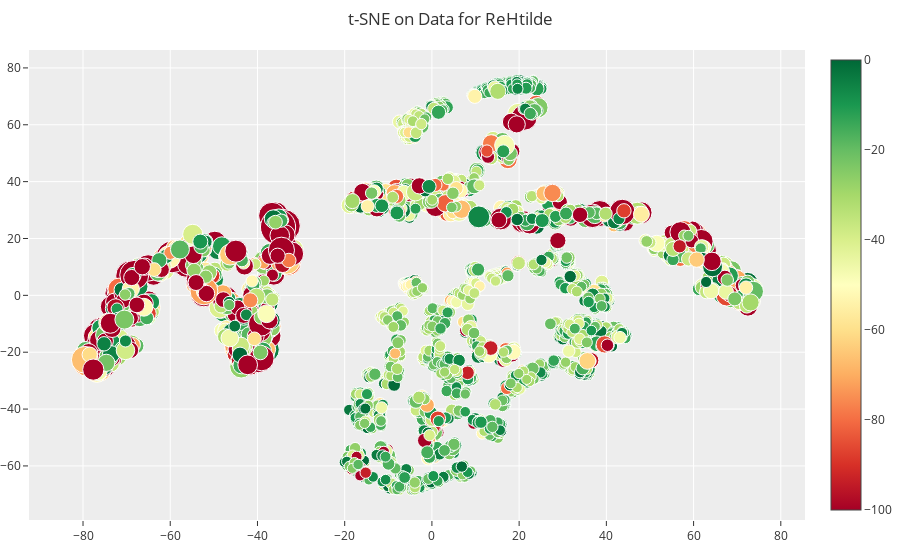

Notebook cell for this chart:
### Code cell
df["size"] = tildes
df["col"] = tilde
splot = go.Figure(data=go.Scatter(
    x = df["comp-1"],
    y = df["comp-2"],
    mode='markers',
    marker=dict(
        showscale=True,
        cmax=0,
        cmin=-100,
        size=df["size"],
        color=df["col"],                # set color to an array/list of desired values
        colorscale='RdYlGn',   # choose a colorscale
        opacity=1
        ),
    )
)

splot.update_traces
splot.update_layout(
    title = 't-SNE on Data for ReHtilde',
    template='ggplot2',
    margin=dict(r=0, b=40, l=0, t=50)
)

splot.show()

### Figure 1 — Plotly figure (JSON) as saved in the notebook; plotly's stock layout.template omitted (floating-point values rounded to 4 significant figures; data arrays with more than 128 entries replaced by an {"elided": "..."} marker saying what was removed)
{"data": [{"marker": {"cmax": 0, "cmin": -100, "color": {"elided": "3224 float values"}, "colorscale": [[0, "rgb(165,0,38)"], [0.1, "rgb(215,48,39)"], [0.2, "rgb(244,109,67)"], [0.3, "rgb(253,174,97)"], [0.4, "rgb(254,224,139)"], [0.5, "rgb(255,255,191)"], [0.6, "rgb(217,239,139)"], [0.7, "rgb(166,217,106)"], [0.8, "rgb(102,189,99)"], [0.9, "rgb(26,152,80)"], [1, "rgb(0,104,55)"]], "opacity": 1, "showscale": true, "size": {"elided": "3224 float values"}}, "mode": "markers", "type": "scatter", "x": {"elided": "3224 float values"}, "y": {"elided": "3224 float values"}}], "layout": {"margin": {"b": 40, "l": 0, "r": 0, "t": 50}, "title": {"text": "t-SNE on Data for ReHtilde"}}}
